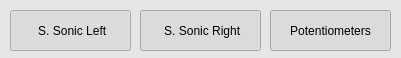
   <widget class="QWidget" name="widget_7" native="true">
    <property name="geometry">
     <rect>
      <x>490</x>
      <y>520</y>
      <width>401</width>
      <height>58</height>
     </rect>
    </property>
    <property name="palette">
     <palette>
      <active>
       <colorrole role="Base">
        <brush brushstyle="SolidPattern">
         <color alpha="255">
          <red>255</red>
          <green>255</green>
          <blue>255</blue>
         </color>
        </brush>
       </colorrole>
       <colorrole role="Window">
        <brush brushstyle="SolidPattern">
         <color alpha="255">
          <red>230</red>
          <green>230</green>
          <blue>230</blue>
         </color>
        </brush>
       </colorrole>
      </active>
      <inactive>
       <colorrole role="Base">
        <brush brushstyle="SolidPattern">
         <color alpha="255">
          <red>255</red>
          <green>255</green>
          <blue>255</blue>
         </color>
        </brush>
       </colorrole>
       <colorrole role="Window">
        <brush brushstyle="SolidPattern">
         <color alpha="255">
          <red>230</red>
          <green>230</green>
          <blue>230</blue>
         </color>
        </brush>
       </colorrole>
      </inactive>
      <disabled>
       <colorrole role="Base">
        <brush brushstyle="SolidPattern">
         <color alpha="255">
          <red>230</red>
          <green>230</green>
          <blue>230</blue>
         </color>
        </brush>
       </colorrole>
       <colorrole role="Window">
        <brush brushstyle="SolidPattern">
         <color alpha="255">
          <red>230</red>
          <green>230</green>
          <blue>230</blue>
         </color>
        </brush>
       </colorrole>
      </disabled>
     </palette>
    </property>
    <property name="cursor">
     <cursorShape>PointingHandCursor</cursorShape>
    </property>
    <property name="mouseTracking">
     <bool>false</bool>
    </property>
    <property name="autoFillBackground">
     <bool>true</bool>
    </property>
    <widget class="QPushButton" name="SuperSonic_R_Button">
     <property name="geometry">
      <rect>
       <x>140</x>
       <y>10</y>
       <width>121</width>
       <height>41</height>
      </rect>
     </property>
     <property name="palette">
      <palette>
       <active>
        <colorrole role="ButtonText">
         <brush brushstyle="SolidPattern">
          <color alpha="255">
           <red>0</red>
           <green>0</green>
           <blue>0</blue>
          </color>
         </brush>
        </colorrole>
       </active>
       <inactive>
        <colorrole role="ButtonText">
         <brush brushstyle="SolidPattern">
          <color alpha="255">
           <red>0</red>
           <green>0</green>
           <blue>0</blue>
          </color>
         </brush>
        </colorrole>
       </inactive>
       <disabled>
        <colorrole role="ButtonText">
         <brush brushstyle="SolidPattern">
          <color alpha="255">
           <red>148</red>
           <green>148</green>
           <blue>148</blue>
          </color>
         </brush>
        </colorrole>
       </disabled>
      </palette>
     </property>
     <property name="whatsThis">
      <string extracomment="Enable/Disable Buttons"/>
     </property>
     <property name="text">
      <string> S. Sonic Right</string>
     </property>
     <property name="checkable">
      <bool>true</bool>
     </property>
     <property name="checked">
      <bool>true</bool>
     </property>
     <property name="flat">
      <bool>false</bool>
     </property>
    </widget>
    <widget class="QPushButton" name="SuperSonic_L_Button">
     <property name="geometry">
      <rect>
       <x>10</x>
       <y>10</y>
       <width>121</width>
       <height>41</height>
      </rect>
     </property>
     <property name="palette">
      <palette>
       <active>
        <colorrole role="WindowText">
         <brush brushstyle="SolidPattern">
          <color alpha="255">
           <red>0</red>
           <green>0</green>
           <blue>0</blue>
          </color>
         </brush>
        </colorrole>
        <colorrole role="Button">
         <brush brushstyle="SolidPattern">
          <color alpha="255">
           <red>236</red>
           <green>241</green>
           <blue>236</blue>
          </color>
         </brush>
        </colorrole>
        <colorrole role="Light">
         <brush brushstyle="SolidPattern">
          <color alpha="255">
           <red>255</red>
           <green>255</green>
           <blue>255</blue>
          </color>
         </brush>
        </colorrole>
        <colorrole role="Midlight">
         <brush brushstyle="SolidPattern">
          <color alpha="255">
           <red>245</red>
           <green>245</green>
           <blue>245</blue>
          </color>
         </brush>
        </colorrole>
        <colorrole role="Dark">
         <brush brushstyle="SolidPattern">
          <color alpha="255">
           <red>118</red>
           <green>117</green>
           <blue>118</blue>
          </color>
         </brush>
        </colorrole>
        <colorrole role="Mid">
         <brush brushstyle="SolidPattern">
          <color alpha="255">
           <red>157</red>
           <green>156</green>
           <blue>157</blue>
          </color>
         </brush>
        </colorrole>
        <colorrole role="Text">
         <brush brushstyle="SolidPattern">
          <color alpha="255">
           <red>0</red>
           <green>0</green>
           <blue>0</blue>
          </color>
         </brush>
        </colorrole>
        <colorrole role="BrightText">
         <brush brushstyle="SolidPattern">
          <color alpha="255">
           <red>255</red>
           <green>255</green>
           <blue>255</blue>
          </color>
         </brush>
        </colorrole>
        <colorrole role="ButtonText">
         <brush brushstyle="SolidPattern">
          <color alpha="255">
           <red>0</red>
           <green>0</green>
           <blue>0</blue>
          </color>
         </brush>
        </colorrole>
        <colorrole role="Base">
         <brush brushstyle="SolidPattern">
          <color alpha="255">
           <red>255</red>
           <green>255</green>
           <blue>255</blue>
          </color>
         </brush>
        </colorrole>
        <colorrole role="Window">
         <brush brushstyle="SolidPattern">
          <color alpha="255">
           <red>236</red>
           <green>238</green>
           <blue>236</blue>
          </color>
         </brush>
        </colorrole>
        <colorrole role="Shadow">
         <brush brushstyle="SolidPattern">
          <color alpha="255">
           <red>0</red>
           <green>0</green>
           <blue>0</blue>
          </color>
         </brush>
        </colorrole>
        <colorrole role="AlternateBase">
         <brush brushstyle="SolidPattern">
          <color alpha="255">
           <red>245</red>
           <green>245</green>
           <blue>245</blue>
          </color>
         </brush>
        </colorrole>
        <colorrole role="ToolTipBase">
         <brush brushstyle="SolidPattern">
          <color alpha="255">
           <red>255</red>
           <green>255</green>
           <blue>220</blue>
          </color>
         </brush>
        </colorrole>
        <colorrole role="ToolTipText">
         <brush brushstyle="SolidPattern">
          <color alpha="255">
           <red>0</red>
           <green>0</green>
           <blue>0</blue>
          </color>
         </brush>
        </colorrole>
       </active>
       <inactive>
        <colorrole role="WindowText">
         <brush brushstyle="SolidPattern">
          <color alpha="255">
           <red>0</red>
           <green>0</green>
           <blue>0</blue>
          </color>
         </brush>
        </colorrole>
        <colorrole role="Button">
         <brush brushstyle="SolidPattern">
          <color alpha="255">
           <red>236</red>
           <green>241</green>
           <blue>236</blue>
          </color>
         </brush>
        </colorrole>
        <colorrole role="Light">
         <brush brushstyle="SolidPattern">
          <color alpha="255">
           <red>255</red>
           <green>255</green>
           <blue>255</blue>
          </color>
         </brush>
        </colorrole>
        <colorrole role="Midlight">
         <brush brushstyle="SolidPattern">
          <color alpha="255">
           <red>245</red>
           <green>245</green>
           <blue>245</blue>
          </color>
         </brush>
        </colorrole>
        <colorrole role="Dark">
         <brush brushstyle="SolidPattern">
          <color alpha="255">
           <red>118</red>
           <green>117</green>
           <blue>118</blue>
          </color>
         </brush>
        </colorrole>
        <colorrole role="Mid">
         <brush brushstyle="SolidPattern">
          <color alpha="255">
           <red>157</red>
           <green>156</green>
           <blue>157</blue>
          </color>
         </brush>
        </colorrole>
        <colorrole role="Text">
         <brush brushstyle="SolidPattern">
          <color alpha="255">
           <red>0</red>
           <green>0</green>
           <blue>0</blue>
          </color>
         </brush>
        </colorrole>
        <colorrole role="BrightText">
         <brush brushstyle="SolidPattern">
          <color alpha="255">
           <red>255</red>
           <green>255</green>
           <blue>255</blue>
          </color>
         </brush>
        </colorrole>
        <colorrole role="ButtonText">
         <brush brushstyle="SolidPattern">
          <color alpha="255">
           <red>0</red>
           <green>0</green>
           <blue>0</blue>
          </color>
         </brush>
        </colorrole>
        <colorrole role="Base">
         <brush brushstyle="SolidPattern">
          <color alpha="255">
           <red>255</red>
           <green>255</green>
           <blue>255</blue>
          </color>
         </brush>
        </colorrole>
        <colorrole role="Window">
         <brush brushstyle="SolidPattern">
          <color alpha="255">
           <red>236</red>
           <green>238</green>
           <blue>236</blue>
          </color>
         </brush>
        </colorrole>
        <colorrole role="Shadow">
         <brush brushstyle="SolidPattern">
          <color alpha="255">
           <red>0</red>
           <green>0</green>
           <blue>0</blue>
          </color>
         </brush>
        </colorrole>
        <colorrole role="AlternateBase">
         <brush brushstyle="SolidPattern">
          <color alpha="255">
           <red>245</red>
           <green>245</green>
           <blue>245</blue>
          </color>
         </brush>
        </colorrole>
        <colorrole role="ToolTipBase">
         <brush brushstyle="SolidPattern">
          <color alpha="255">
           <red>255</red>
           <green>255</green>
           <blue>220</blue>
          </color>
         </brush>
        </colorrole>
        <colorrole role="ToolTipText">
         <brush brushstyle="SolidPattern">
          <color alpha="255">
           <red>0</red>
           <green>0</green>
           <blue>0</blue>
          </color>
         </brush>
        </colorrole>
       </inactive>
       <disabled>
        <colorrole role="WindowText">
         <brush brushstyle="SolidPattern">
          <color alpha="255">
           <red>118</red>
           <green>117</green>
           <blue>118</blue>
          </color>
         </brush>
        </colorrole>
        <colorrole role="Button">
         <brush brushstyle="SolidPattern">
          <color alpha="255">
           <red>236</red>
           <green>241</green>
           <blue>236</blue>
          </color>
         </brush>
        </colorrole>
        <colorrole role="Light">
         <brush brushstyle="SolidPattern">
          <color alpha="255">
           <red>255</red>
           <green>255</green>
           <blue>255</blue>
          </color>
         </brush>
        </colorrole>
        <colorrole role="Midlight">
         <brush brushstyle="SolidPattern">
          <color alpha="255">
           <red>245</red>
           <green>245</green>
           <blue>245</blue>
          </color>
         </brush>
        </colorrole>
        <colorrole role="Dark">
         <brush brushstyle="SolidPattern">
          <color alpha="255">
           <red>118</red>
           <green>117</green>
           <blue>118</blue>
          </color>
         </brush>
        </colorrole>
        <colorrole role="Mid">
         <brush brushstyle="SolidPattern">
          <color alpha="255">
           <red>157</red>
           <green>156</green>
           <blue>157</blue>
          </color>
         </brush>
        </colorrole>
        <colorrole role="Text">
         <brush brushstyle="SolidPattern">
          <color alpha="255">
           <red>118</red>
           <green>117</green>
           <blue>118</blue>
          </color>
         </brush>
        </colorrole>
        <colorrole role="BrightText">
         <brush brushstyle="SolidPattern">
          <color alpha="255">
           <red>255</red>
           <green>255</green>
           <blue>255</blue>
          </color>
         </brush>
        </colorrole>
        <colorrole role="ButtonText">
         <brush brushstyle="SolidPattern">
          <color alpha="255">
           <red>118</red>
           <green>117</green>
           <blue>118</blue>
          </color>
         </brush>
        </colorrole>
        <colorrole role="Base">
         <brush brushstyle="SolidPattern">
          <color alpha="255">
           <red>236</red>
           <green>238</green>
           <blue>236</blue>
          </color>
         </brush>
        </colorrole>
        <colorrole role="Window">
         <brush brushstyle="SolidPattern">
          <color alpha="255">
           <red>236</red>
           <green>238</green>
           <blue>236</blue>
          </color>
         </brush>
        </colorrole>
        <colorrole role="Shadow">
         <brush brushstyle="SolidPattern">
          <color alpha="255">
           <red>0</red>
           <green>0</green>
           <blue>0</blue>
          </color>
         </brush>
        </colorrole>
        <colorrole role="AlternateBase">
         <brush brushstyle="SolidPattern">
          <color alpha="255">
           <red>236</red>
           <green>235</green>
           <blue>236</blue>
          </color>
         </brush>
        </colorrole>
        <colorrole role="ToolTipBase">
         <brush brushstyle="SolidPattern">
          <color alpha="255">
           <red>255</red>
           <green>255</green>
           <blue>220</blue>
          </color>
         </brush>
        </colorrole>
        <colorrole role="ToolTipText">
         <brush brushstyle="SolidPattern">
          <color alpha="255">
           <red>0</red>
           <green>0</green>
           <blue>0</blue>
          </color>
         </brush>
        </colorrole>
       </disabled>
      </palette>
     </property>
     <property name="statusTip">
      <string/>
     </property>
     <property name="whatsThis">
      <string extracomment="Enable/Disable Super Sonic Sensor"/>
     </property>
     <property name="autoFillBackground">
      <bool>false</bool>
     </property>
     <property name="text">
      <string> S. Sonic Left</string>
     </property>
     <property name="checkable">
      <bool>true</bool>
     </property>
     <property name="checked">
      <bool>true</bool>
     </property>
     <property name="flat">
      <bool>false</bool>
     </property>
    </widget>
    <widget class="QPushButton" name="Potentiometrs">
     <property name="geometry">
      <rect>
       <x>270</x>
       <y>10</y>
       <width>121</width>
       <height>41</height>
      </rect>
     </property>
     <property name="palette">
      <palette>
       <active>
        <colorrole role="ButtonText">
         <brush brushstyle="SolidPattern">
          <color alpha="255">
           <red>0</red>
           <green>0</green>
           <blue>0</blue>
          </color>
         </brush>
        </colorrole>
       </active>
       <inactive>
        <colorrole role="ButtonText">
         <brush brushstyle="SolidPattern">
          <color alpha="255">
           <red>0</red>
           <green>0</green>
           <blue>0</blue>
          </color>
         </brush>
        </colorrole>
       </inactive>
       <disabled>
        <colorrole role="ButtonText">
         <brush brushstyle="SolidPattern">
          <color alpha="255">
           <red>148</red>
           <green>148</green>
           <blue>148</blue>
          </color>
         </brush>
        </colorrole>
       </disabled>
      </palette>
     </property>
     <property name="whatsThis">
      <string extracomment="Enable/Disable Potentiometres"/>
     </property>
     <property name="text">
      <string>Potentiometers</string>
     </property>
     <property name="checkable">
      <bool>true</bool>
     </property>
     <property name="checked">
      <bool>true</bool>
     </property>
     <property name="flat">
      <bool>false</bool>
     </property>
    </widget>
   </widget>
